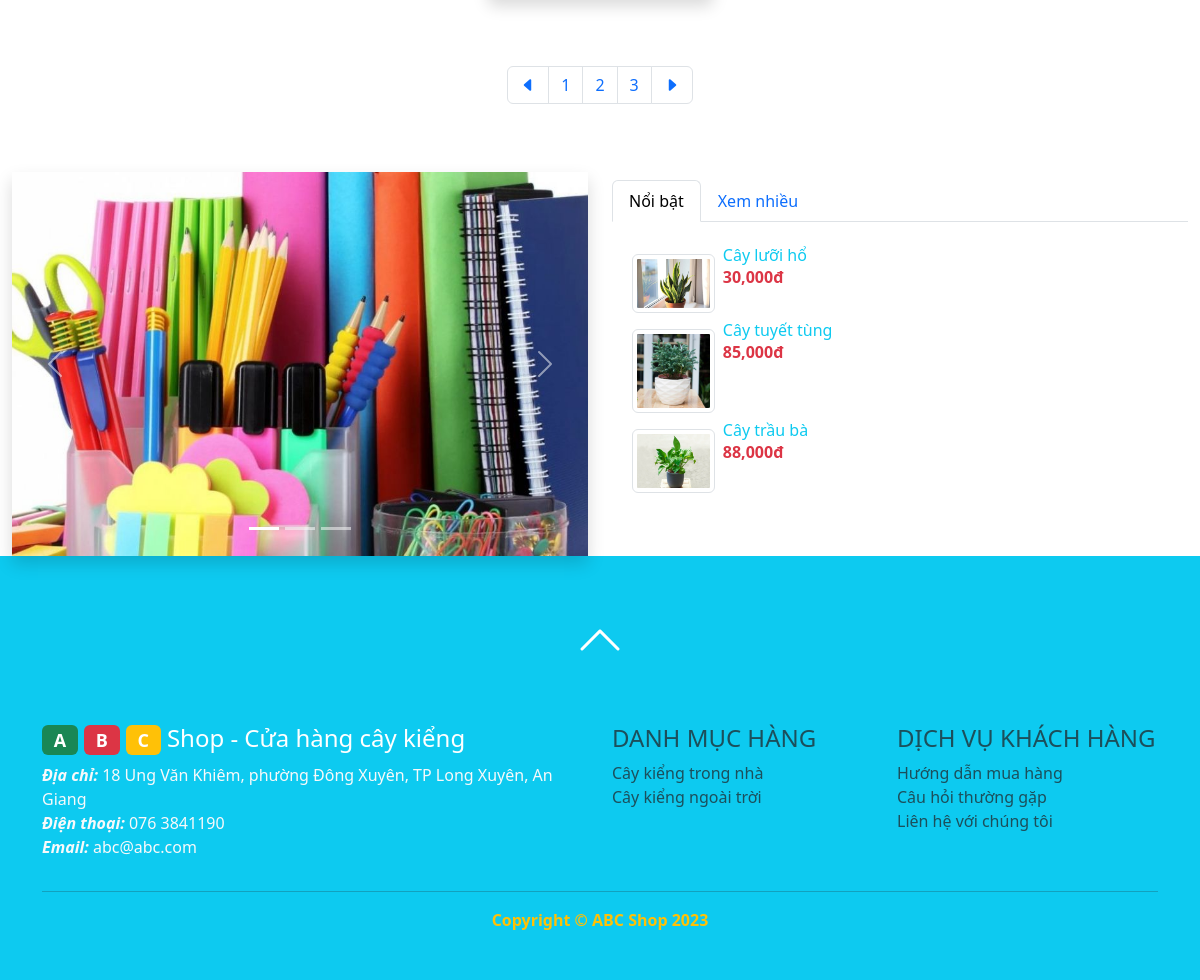
Page /?action=group&id=2 (lower part) on the earlier database version.
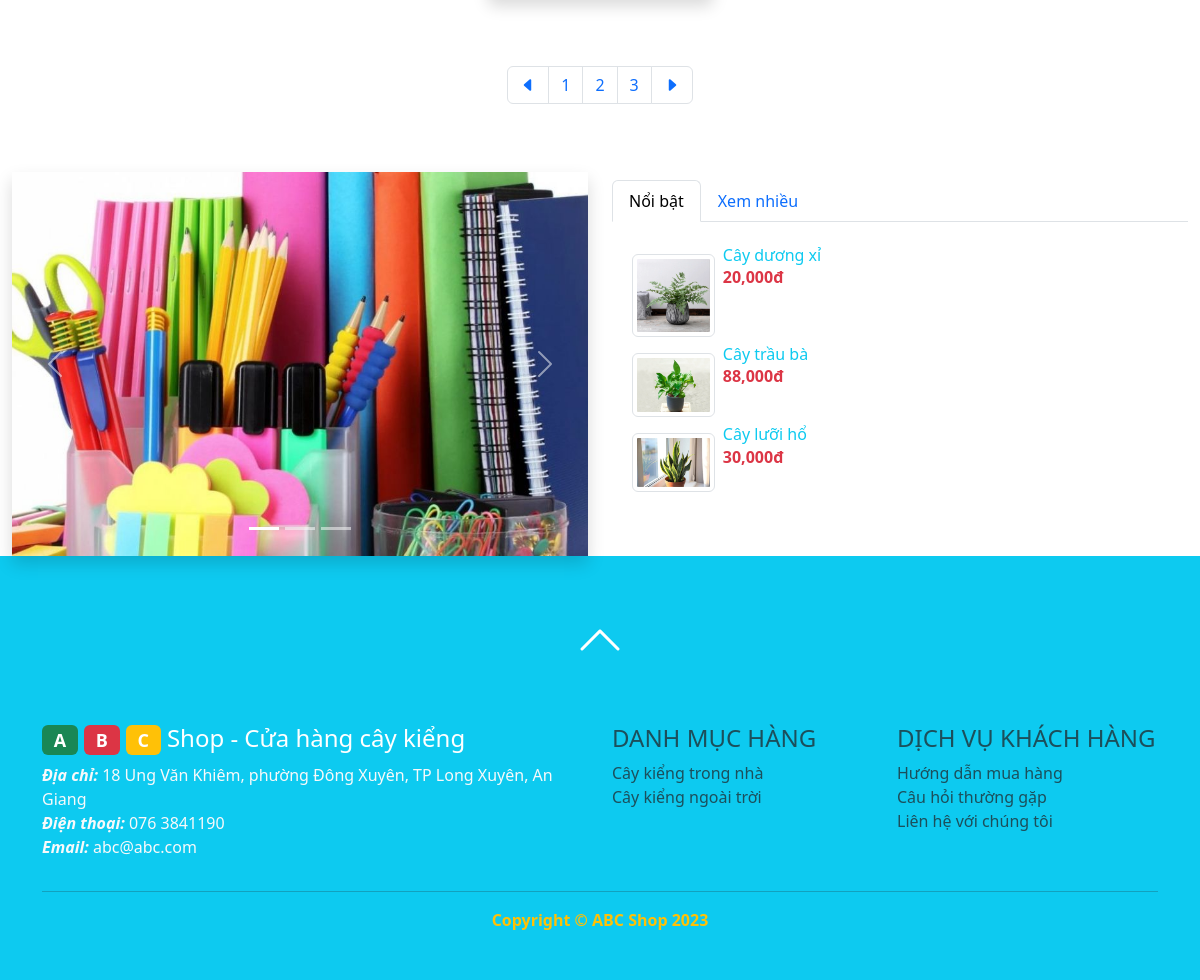
Same page on the later database version.
### tables this page shows
CREATE TABLE `sanpham` (
  `id` int(11) NOT NULL,
  `tensp` text NOT NULL,
  `phanloaisp` int(11) NOT NULL,
  `mota` text NOT NULL,
  `giagoc` float NOT NULL,
  `giaban` float NOT NULL,
  `soluongton` int(11) NOT NULL,
  `hinhanh` text NOT NULL,
  `luotxem` int(11) NOT NULL,
  `luotmua` int(11) NOT NULL
);

CREATE TABLE `phanloai` (
  `id` int(11) NOT NULL,
  `tenpl` text NOT NULL
);

### model/sanpham.php (called while the page is built, shortened)
<?php
class SANPHAM
{
    public function laysanphamxemnhieu()
    {
        $dbcon = DATABASE::connect();
        try {
            $sql = "SELECT * FROM sanpham ORDER BY luotxem DESC LIMIT 3";
            $cmd = $dbcon->prepare($sql);
            $cmd->execute();
            $result = $cmd->fetchAll();
            return $result;
        } catch (PDOException $e) {
            $error_message = $e->getMessage();
            echo "<p>Lỗi truy vấn: $error_message</p>";
            exit();
        }
    }
}

### model/phanloai.php (called while the page is built, shortened)
<?php
class PHANLOAI{
    public function layphanloai(){
        $dbcon = DATABASE::connect();
        try{
            $sql = "SELECT * FROM phanloai";
            $cmd = $dbcon->prepare($sql);
            $cmd->execute();
            $result = $cmd->fetchAll();
            return $result;
        }
        catch(PDOException $e){
            $error_message = $e->getMessage();
            echo "<p>Lỗi truy vấn: $error_message</p>";
            exit();
        }
    }
}
?>

### public/group.php (the view, shortened to what this page needs)
<?php include("inc/top.php"); ?>
<div class="row gx-4 gx-lg-5 row-cols-2 row-cols-md-3 row-cols-xl-4 justify-content-center">
</div>
<ul class="pagination justify-content-center" style="margin:20px 0">
    <li class="page-item"><a class="page-link" href="#"><i class="bi bi-caret-left-fill"></i></a></li>
    <li class="page-item"><a class="page-link" href="#">1</a></li>
    <li class="page-item"><a class="page-link" href="#">2</a></li>
    <li class="page-item"><a class="page-link" href="#">3</a></li>
    <li class="page-item"><a class="page-link" href="#"><i class="bi bi-caret-right-fill"></i></a></li>
</ul>
<?php include("inc/bottom.php"); ?>

### public/inc/bottom.php (shortened to what this page needs)
            </div>
        </section>
        <section>
            <div class="container-fluid">
                <div class="row">
                    <div class="col-md-6">
                        <?php include("inc/carousel.php"); ?>
                    </div>
                    <div class="col-md-6 pt-2">
                      <ul class="nav nav-tabs" role="tablist">
                        <li class="nav-item">
                          <a class="nav-link active" data-bs-toggle="tab" href="#menu1">Nổi bật</a>
                        </li>
                        <li class="nav-item">
                          <a class="nav-link" data-bs-toggle="tab" href="#menu2">Xem nhiều</a>
                        </li>
                      </ul>
                      <div class="tab-content">
                        <div id="menu1" class="container tab-pane active"><br>
                          <?php include("inc/topview.php"); ?>
                        </div>
                      </div>
                    </div>
                </div>
            </div>
        </section>
        <footer class="py-5 bg-info">
            <div class="text-center mb-5"><a class="text-warning" href="#top"><i class="bi bi-chevron-up"  style="font-size: 3rem; font-weight: bold; color:white;"></i></a></div>
            <div class="container">
                <div class="row">
                    <div class="col-md-6 text-light">
                        <a href="index.php" class="text-decoration-none text-white">
                        <h4><span class="badge text-white bg-success">A</span>
                            <span class="badge text-white bg-danger">B</span>
                            <span class="badge text-white bg-warning">C</span> Shop - Cửa hàng cây kiểng</h4></a>
                        <p><b><i>Địa chỉ:</i></b> 18 Ung Văn Khiêm, phường Đông Xuyên, TP Long Xuyên, An Giang<br>
                            <b><i>Điện thoại:</i></b> 076 3841190<br>
                            <b><i>Email:</i></b> abc@abc.com</p>
                    </div>
                    <div class="col-md-3 text-muted">
                        <h4>DANH MỤC HÀNG</h4>
                        <?php foreach ($phanloai as $l): ?>
                            <a class="list-group-item" href="?action=group&id=<?php echo $l["id"]; ?>">
							<?php echo $l["tenpl"]; ?>
							</a>
                        <?php endforeach; ?>
                    </div>
                    <div class="col-md-3 text-muted">
                        <h4>DỊCH VỤ KHÁCH HÀNG</h4>
                        <a href="#" class="list-group-item">Hướng dẫn mua hàng</a>
                        <a href="#" class="list-group-item">Câu hỏi thường gặp</a>
                        <a href="#" class="list-group-item">Liên hệ với chúng tôi</a>
                    </div>
                </div>
                <hr>
                <p class="m-0 text-center text-warning fw-bolder">Copyright &copy; ABC Shop 2023</p></div>
        </footer>
    </body>
</html>

### public/inc/topview.php
<div class="d-flex flex-column">
<?php foreach($sanphamxemnhieu as $x): ?>
	<div style="max-height:100px"><a class="text-decoration-none" href="index.php?action=detail&id=<?php echo $x["id"]; ?>">
		<img style="max-width:15%" class="img-thumbnail float-start m-2"
			src="../<?php echo $x["hinhanh"]; ?>"
			alt="<?php echo $x["tensp"]; ?>">
		<h6 class="card-title text-info"><?php echo $x["tensp"]; ?></h6>
		<p class="card-text text-danger fw-bold"><?php echo number_format($x["giaban"]); ?>đ</p>	</a>
	</div>
<?php endforeach; ?>
</div>

Differences in the rows shown:
no longer on this page (row unchanged): sanpham: hinhanh (picture), tensp "Cây tuyết tùng", giaban "85,000"
now on this page (row edited): sanpham: hinhanh (picture), tensp "Cây dương xỉ", giaban "20,000"
changed sanpham "Cây trầu bà": moves up the list
